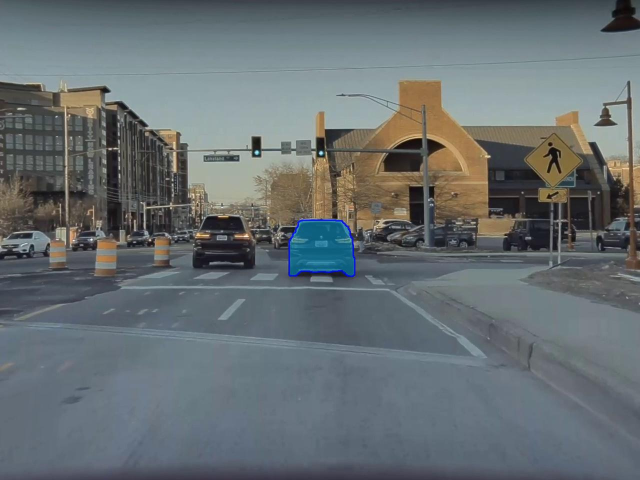
#> input picture lib/frame_830.jpg, 1280 x 960 px, given in place of 2023-03-06_19-48-30-front_undistort.mp4, which was not available (shown at 1/2 size)
$ python car_light_thresholder.py
#> lines starting #> are read from the running program, lines starting #| are printed output that depends on the picture; after the words box and inside, x2 and y2 are one past the last pixel; in counts of white or black regions, pixels touching at a corner belong together; pictures that were not available may be replaced by others from this repository, and a replacement may not be noted
import cv2
import numpy as np

parent_dir = "/home/udaygirish/Projects/WPI/computer_vision/project3/P3Data/Sequences/scene10/Undist/"
cap = cv2.VideoCapture(parent_dir + "2023-03-06_19-48-30-front_undistort.mp4")
success, frame = cap.read()
#> frame is the input picture: shape (960, 1280, 3); mean B, G, R 113.4, 110.5, 103

def nothing(x):
    pass

cv2.namedWindow("Trackbars")

cv2.createTrackbar("L-H","Trackbars",0,255,nothing)
#> slider 'L-H' is set to 51
cv2.createTrackbar("L-S","Trackbars",0,255,nothing)
#> slider 'L-S' is set to 51
cv2.createTrackbar("L-V","Trackbars",0,255,nothing)
#> slider 'L-V' is set to 51
cv2.createTrackbar("U-H","Trackbars",0,255,nothing)
#> slider 'U-H' is set to 255
cv2.createTrackbar("U-S","Trackbars",0,255,nothing)
#> slider 'U-S' is set to 255
cv2.createTrackbar("U-V","Trackbars",0,255,nothing)
#> slider 'U-V' is set to 255

while True:
    success, frame = cap.read()

    frame = cv2.resize(frame, (640,480))
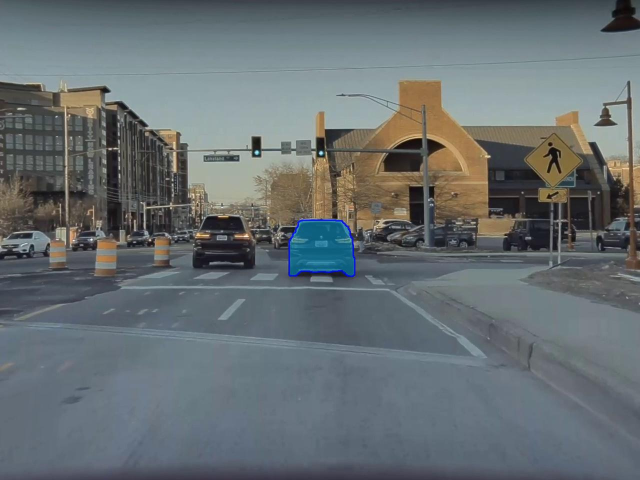
#> frame: shape (480, 640, 3); mean B, G, R 113.5, 110.6, 103.1

    hsv = cv2.cvtColor(frame, cv2.COLOR_BGR2HSV)
#> hsv: shape (480, 640, 3); mean H, S, V 87, 46.8, 119.6

    l_h = cv2.getTrackbarPos("L-H","Trackbars")
    l_s = cv2.getTrackbarPos("L-S","Trackbars")
    l_v = cv2.getTrackbarPos("L-V","Trackbars")
    u_h = cv2.getTrackbarPos("U-H","Trackbars")
    u_s = cv2.getTrackbarPos("U-S","Trackbars")
    u_v = cv2.getTrackbarPos("U-V","Trackbars")

    lower = np.array([l_h,l_s,l_v])
    upper = np.array([u_h,u_s,u_v])

    mask = cv2.inRange(hsv, lower, upper)
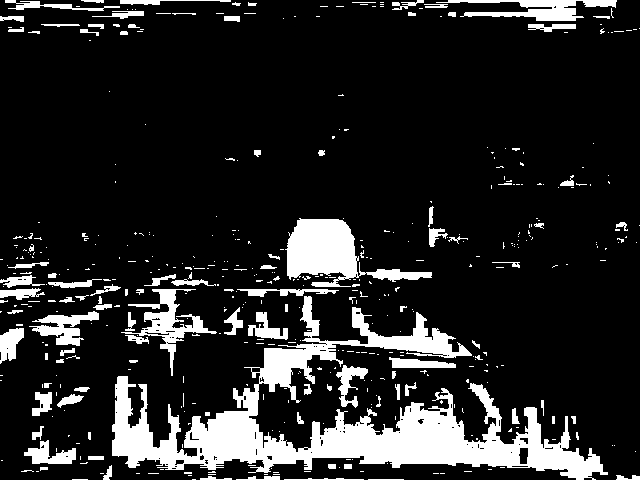
#> mask: shape (480, 640); 14.7% white; 467 white regions (366 under 20 px), largest, box (x1, y1, x2, y2) and area: (112, 296, 608, 480) 24572, (285, 218, 432, 287) 4306, (121, 289, 217, 376) 1794

    result = cv2.bitwise_and(frame, frame, mask = mask)
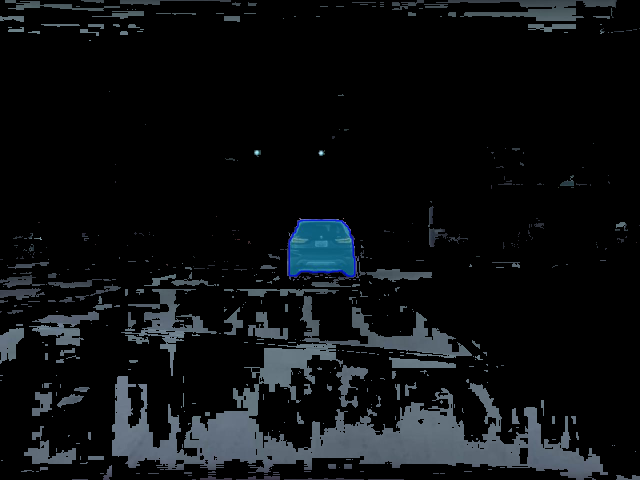
#> result: shape (480, 640, 3); mean B, G, R 17.2, 15.1, 12.6

    cv2.imshow("Frame", frame)
    cv2.imshow("HSV", hsv)
    cv2.imshow("Mask", mask)
    cv2.imshow("Result", result)

    key = cv2.waitKey(1)
#> (key Esc is pressed here)
    if key == 27:
        break
